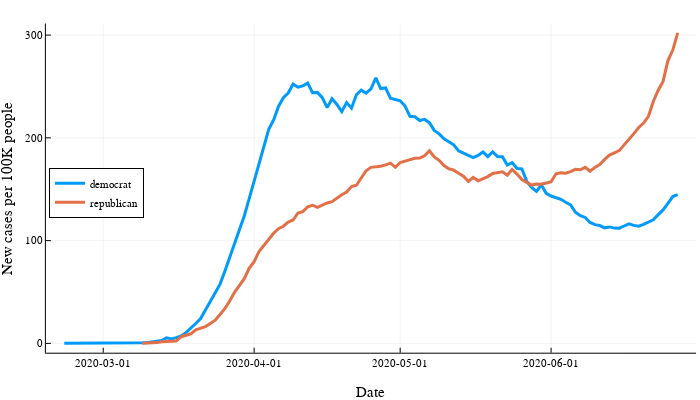

Source (notebook cell):
### Code cell
@df cpc_d plot( :Date, :Value_new_rolling7_perCap, label="democrat", legend=:left, lw=3, xlab="Date", ylab="New cases per 100K people")
@df cpc_r plot!(:Date, :Value_new_rolling7_perCap, label="republican", lw=3)
